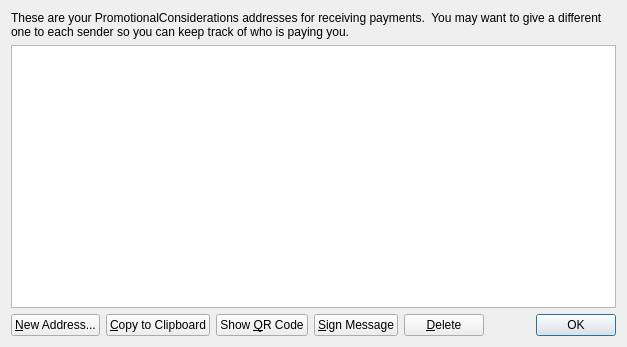
<?xml version="1.0" encoding="UTF-8"?>
<ui version="4.0">
 <class>AddressBookPage</class>
 <widget class="QWidget" name="AddressBookPage">
  <property name="geometry">
   <rect>
    <x>0</x>
    <y>0</y>
    <width>627</width>
    <height>347</height>
   </rect>
  </property>
  <property name="windowTitle">
   <string>Address Book</string>
  </property>
  <layout class="QVBoxLayout" name="verticalLayout">
   <item>
    <widget class="QLabel" name="labelExplanation">
     <property name="text">
      <string>These are your PromotionalConsiderations addresses for receiving payments.  You may want to give a different one to each sender so you can keep track of who is paying you.</string>
     </property>
     <property name="textFormat">
      <enum>Qt::AutoText</enum>
     </property>
     <property name="wordWrap">
      <bool>true</bool>
     </property>
    </widget>
   </item>
   <item>
    <widget class="QTableView" name="tableView">
     <property name="toolTip">
      <string>Double-click to edit address or label</string>
     </property>
     <property name="alternatingRowColors">
      <bool>true</bool>
     </property>
     <property name="selectionMode">
      <enum>QAbstractItemView::SingleSelection</enum>
     </property>
     <property name="selectionBehavior">
      <enum>QAbstractItemView::SelectRows</enum>
     </property>
     <property name="sortingEnabled">
      <bool>true</bool>
     </property>
     <attribute name="verticalHeaderVisible">
      <bool>false</bool>
     </attribute>
    </widget>
   </item>
   <item>
    <layout class="QHBoxLayout" name="horizontalLayout">
     <item>
      <widget class="QPushButton" name="newAddressButton">
       <property name="toolTip">
        <string>Create a new address</string>
       </property>
       <property name="text">
        <string>&amp;New Address...</string>
       </property>
       <property name="icon">
        <iconset resource="../bitcoin.qrc">
         <normaloff>:/icons/add</normaloff>:/icons/add</iconset>
       </property>
      </widget>
     </item>
     <item>
      <widget class="QPushButton" name="copyToClipboard">
       <property name="toolTip">
        <string>Copy the currently selected address to the system clipboard</string>
       </property>
       <property name="text">
        <string>&amp;Copy to Clipboard</string>
       </property>
       <property name="icon">
        <iconset resource="../bitcoin.qrc">
         <normaloff>:/icons/editcopy</normaloff>:/icons/editcopy</iconset>
       </property>
      </widget>
     </item>
     <item>
      <widget class="QPushButton" name="showQRCode">
       <property name="text">
        <string>Show &amp;QR Code</string>
       </property>
       <property name="icon">
        <iconset resource="../bitcoin.qrc">
         <normaloff>:/images/qrcode</normaloff>:/images/qrcode</iconset>
       </property>
      </widget>
     </item>
     <item>
      <widget class="QPushButton" name="signMessage">
       <property name="toolTip">
        <string>Sign a message to prove you own this address</string>
       </property>
       <property name="text">
        <string>&amp;Sign Message</string>
       </property>
       <property name="icon">
        <iconset resource="../bitcoin.qrc">
         <normaloff>:/icons/edit</normaloff>:/icons/edit</iconset>
       </property>
      </widget>
     </item>
     <item>
      <widget class="QPushButton" name="deleteButton">
       <property name="toolTip">
        <string>Delete the currently selected address from the list. Only sending addresses can be deleted.</string>
       </property>
       <property name="text">
        <string>&amp;Delete</string>
       </property>
       <property name="icon">
        <iconset resource="../bitcoin.qrc">
         <normaloff>:/icons/remove</normaloff>:/icons/remove</iconset>
       </property>
      </widget>
     </item>
     <item>
      <spacer name="horizontalSpacer">
       <property name="orientation">
        <enum>Qt::Horizontal</enum>
       </property>
       <property name="sizeHint" stdset="0">
        <size>
         <width>40</width>
         <height>20</height>
        </size>
       </property>
      </spacer>
     </item>
     <item>
      <widget class="QDialogButtonBox" name="buttonBox">
       <property name="sizePolicy">
        <sizepolicy hsizetype="Maximum" vsizetype="Fixed">
         <horstretch>0</horstretch>
         <verstretch>0</verstretch>
        </sizepolicy>
       </property>
       <property name="standardButtons">
        <set>QDialogButtonBox::Ok</set>
       </property>
      </widget>
     </item>
    </layout>
   </item>
  </layout>
 </widget>
 <resources>
  <include location="../bitcoin.qrc"/>
 </resources>
 <connections/>
</ui>
